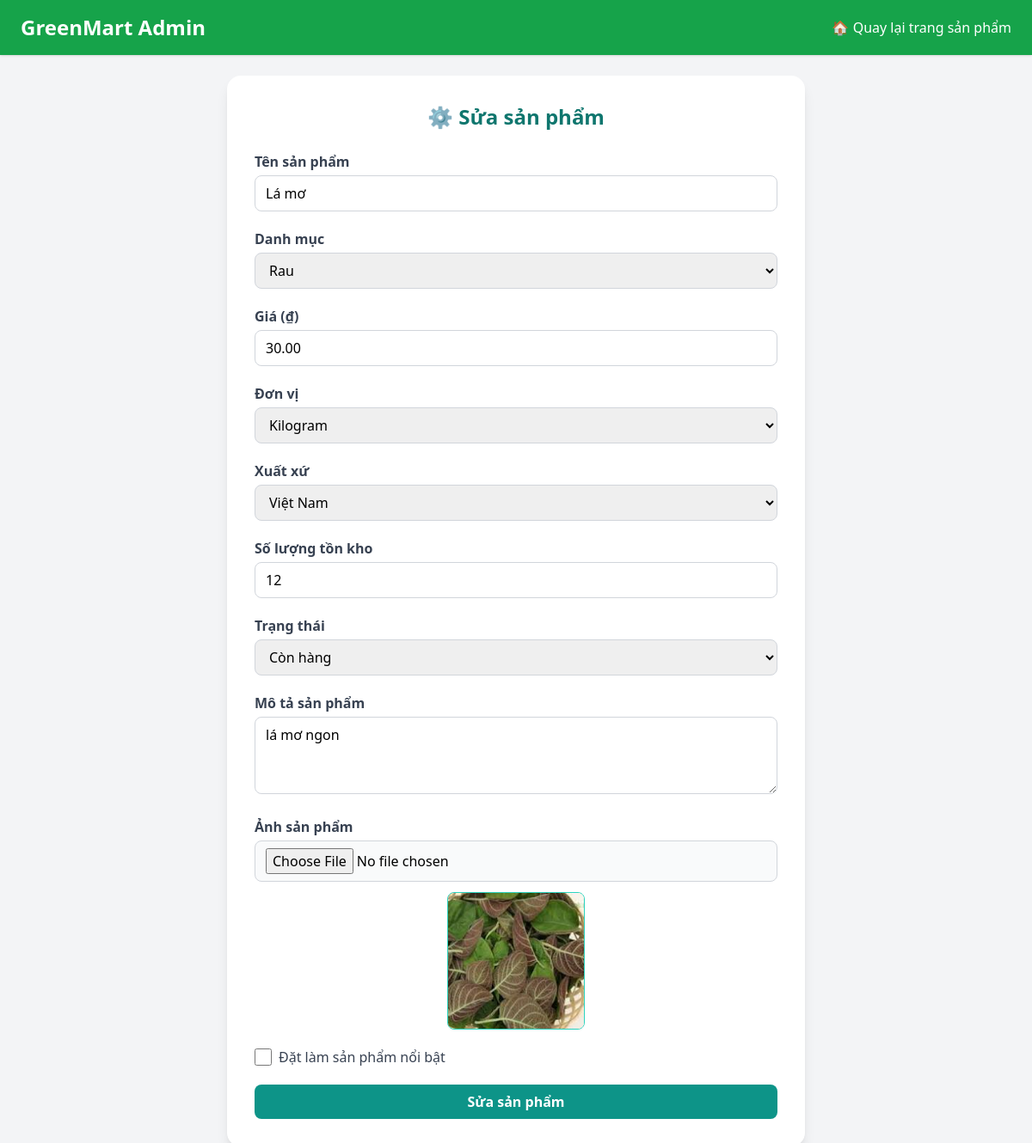
The app's page /admin_panel/editProduct/la-mo, older data.
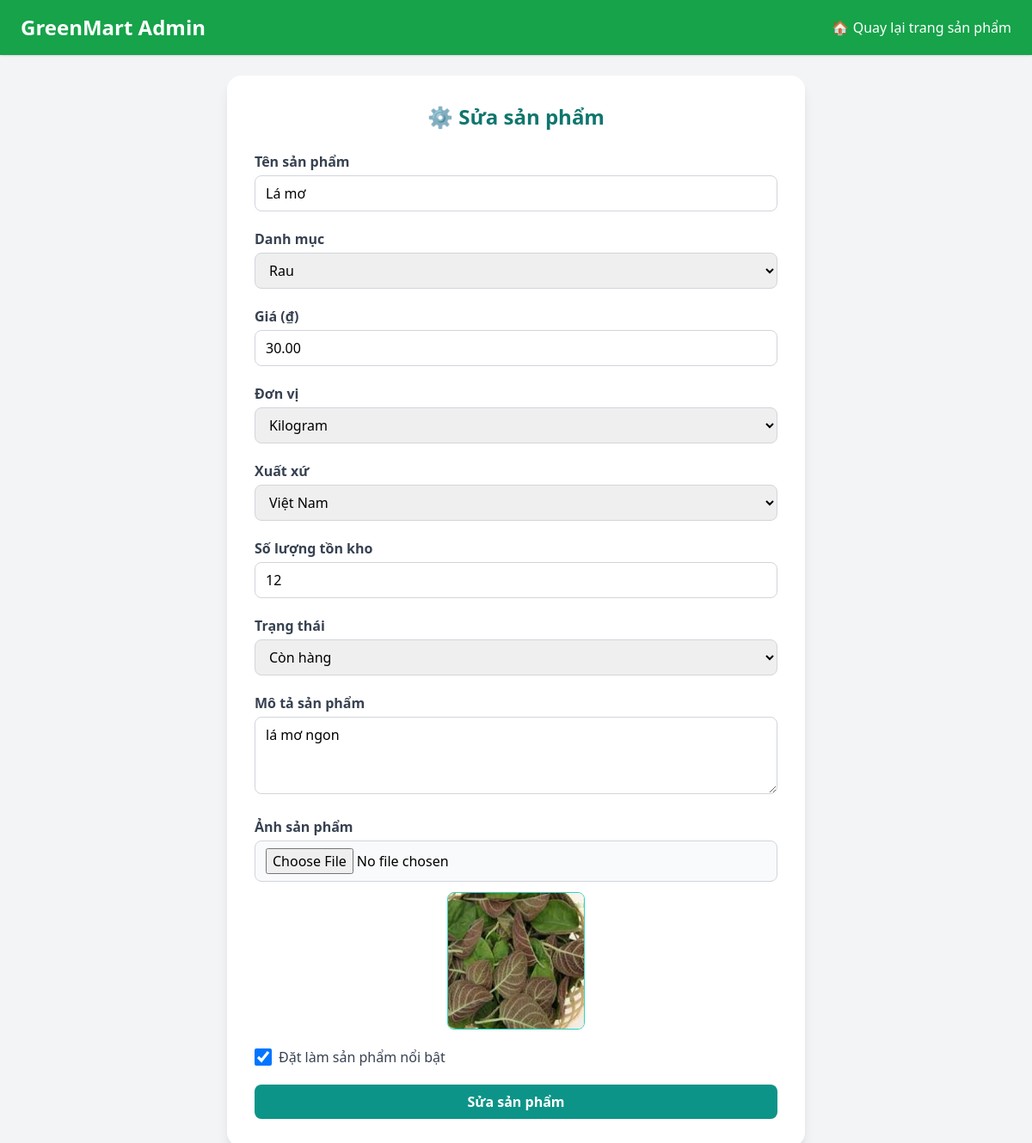
The same page, newer data.
### app/models.py (models this page shows, shortened)
class Product(models.Model):
    UNIT_CHOICES = [
        ("kg", "Kilogram"),
        ("gr", "Gram"),
        ("bó", "Bó"),
        ("túi", "Túi"),
        ("quả", "Quả"),
    ]
    STATUS_CHOICES = [
        ("available", "Còn hàng"),
        ("out_of_stock", "Hết hàng"),
        ("hidden", "Ẩn"),
    ]
    name = models.CharField(max_length=200)
    slug = models.SlugField(max_length=200, unique=True, blank = True)
    category = models.ForeignKey(Category, on_delete=models.CASCADE, related_name="products")
    description = models.TextField(blank=True, null=True)
    price = models.DecimalField(max_digits=10, decimal_places=2)
    unit = models.CharField(max_length=20, choices=UNIT_CHOICES, default="kg")
    stock = models.PositiveIntegerField(default=0)  # số lượng tồn kho
    status = models.CharField(max_length=20, choices=STATUS_CHOICES, default="available")
    origin = models.CharField(max_length=100, choices=Origin.choices, default=Origin.VIETNAM, blank=True, null=True)   # Việt Nam, Úc, Mỹ...
    image = models.ImageField(upload_to="products/", blank=True, null=True)
    is_featured = models.BooleanField(default=False)   # Sản phẩm nổi bật
    created_at = models.DateTimeField(auto_now_add=True)
    updated_at = models.DateTimeField(auto_now=True)
    user = models.ForeignKey(User, on_delete=models.CASCADE, blank= True, null=True)

class Category(models.Model):
    name = models.CharField(max_length=100, unique=True)   # Rau, Củ, Quả, Trái Cây, Nấm, ...
    slug = models.SlugField(max_length=100, blank=True)

### adminpanel/views.py (the view, shortened to what this page needs)
# urls.py: path("editProduct/<slug:slug>", views.edit_product, name="edit_product"),
def edit_product(request, slug):
    categories = Category.objects.all()
    product = Product.objects.get(slug = slug)
    return render(request, 'editProduct.html', {"categories": categories, "product":product})

### adminpanel/templates/editProduct.html (shortened to what the changed rows need)
<!DOCTYPE html>
<html lang="vi">
<head>
  <script src="https://cdn.tailwindcss.com"></script>
</head>
<body class="bg-gray-100 flex flex-col min-h-screen">
  <nav class="bg-green-600 text-white px-6 py-4 flex justify-between items-center shadow">
      <h1 class="text-2xl font-bold">GreenMart Admin</h1>
  </nav>
  <div class="flex justify-center flex-1 items-center">
    <div class="bg-white w-full max-w-2xl rounded-2xl shadow-lg p-8 mt-6">
      <h2 class="text-2xl font-bold text-center text-teal-700 mb-6">⚙️ Sửa sản phẩm</h2>
      <form action="" method="post" id="productForm" enctype="multipart/form-data" class="space-y-5 w-full">
      <div>
        <label class="block font-semibold text-gray-700 mb-1">Tên sản phẩm</label>
        <input type="text" id="name" name="name" required
               class="w-full border border-gray-300 rounded-lg px-3 py-2 focus:ring-2 focus:ring-teal-500 focus:outline-none"
               placeholder="Tên sản phẩm..." value="{{product.name}}">
      </div>
      <div>
        <label class="block font-semibold text-gray-700 mb-1">Danh mục</label>
        <select id="category" name="category" required
                class="w-full border border-gray-300 rounded-lg px-3 py-2 focus:ring-2 focus:ring-teal-500 focus:outline-none">
          {% for cate in categories %}
          <option value="{{cate.id}}" {% if cate.id == product.category.id %}selected {%endif%} >{{cate.name}}</option>
          {% endfor %}
        </select>
      </div>
      <div>
        <label class="block font-semibold text-gray-700 mb-1">Giá (₫)</label>
        <input type="number" id="price" name="price" min="0" step="0.01" required
               class="w-full border border-gray-300 rounded-lg px-3 py-2 focus:ring-2 focus:ring-teal-500 focus:outline-none"
               placeholder="Nhập giá sản phẩm..." value="{{product.price}}">
      </div>
      <div>
        <label class="block font-semibold text-gray-700 mb-1">Đơn vị</label>
        <select id="unit" name="unit" required
                class="w-full border border-gray-300 rounded-lg px-3 py-2 focus:ring-2 focus:ring-teal-500 focus:outline-none">
          <option value="kg" {% if product.unit == "kg" %} selected {% endif %}>Kilogram</option>
        </select>
      </div>
      <div>
        <label class="block font-semibold text-gray-700 mb-1">Xuất xứ</label>
        <select id="origin" name="origin"
                class="w-full border border-gray-300 rounded-lg px-3 py-2 focus:ring-2 focus:ring-teal-500 focus:outline-none">
          <option value="VN" {% if product.origin == "VN" %} selected {% endif %}>Việt Nam</option>
        </select>
      </div>
      <div>
        <label class="block font-semibold text-gray-700 mb-1">Số lượng tồn kho</label>
        <input type="number" id="stock" name="stock" min="0" required
               class="w-full border border-gray-300 rounded-lg px-3 py-2 focus:ring-2 focus:ring-teal-500 focus:outline-none"
               placeholder="Nhập số lượng tồn..." value="{{product.stock}}">
      </div>
      <div>
        <label class="block font-semibold text-gray-700 mb-1">Trạng thái</label>
        <select id="status" name="status"
                class="w-full border border-gray-300 rounded-lg px-3 py-2 focus:ring-2 focus:ring-teal-500 focus:outline-none">
          <option value="available" {% if product.status == "available" %} selected {% endif %}>Còn hàng</option>
        </select>
      </div>
      <div>
        <label class="block font-semibold text-gray-700 mb-1">Mô tả sản phẩm</label>
        <textarea id="description" name="description" rows="3"
                  class="w-full border border-gray-300 rounded-lg px-3 py-2 focus:ring-2 focus:ring-teal-500 focus:outline-none"
                  placeholder="Nhập mô tả..." >{{product.description}}</textarea>
      </div>
      <div>
    <div id="previewContainer" class="mt-3 flex justify-center">
      {% if product.image %}
        <img src="{{ product.image.url }}" id="previewImage"
        class="w-40 h-40 object-cover rounded-lg border border-teal-400 shadow-sm">
      {% else %}
        <img id="previewImage" class="hidden w-40 h-40 object-cover rounded-lg border border-teal-400 shadow-sm">
      {% endif %}
      </div>
    </div>
      <div class="flex items-center gap-2">
        <input type="checkbox" id="is_featured" name="is_featured"
               class="w-5 h-5 text-teal-600 border-gray-300 rounded focus:ring-teal-500" {% if product.is_featured %}checked {% endif %}>
        <label for="is_featured" class="font-medium text-gray-700">Đặt làm sản phẩm nổi bật</label>
      </div>
    </form>
  </div>
</body>
</html>

Row changes from the older to the newer data that the page shows:
changed Product "Lá mơ": is_featured "☐" → "☑"
